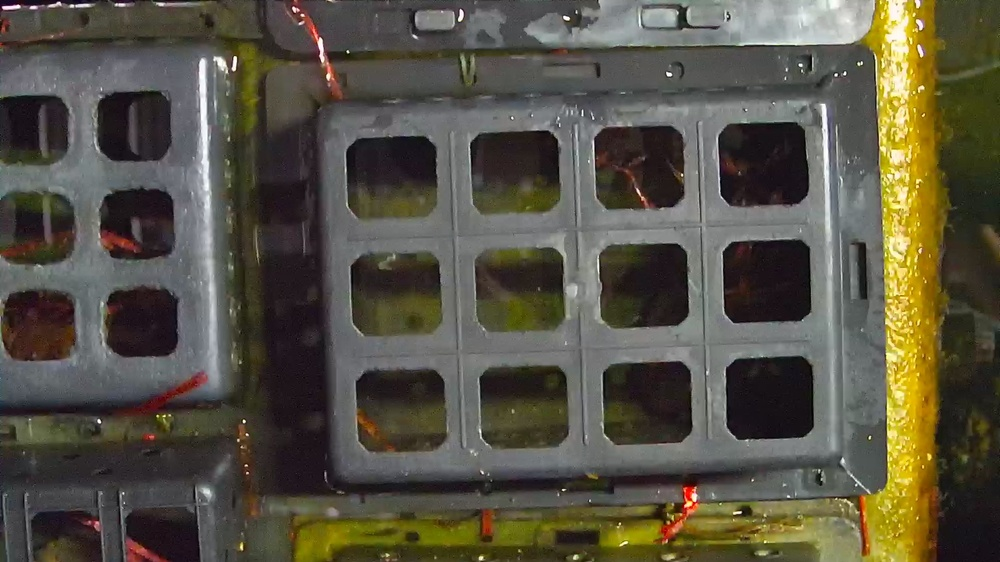
#> input picture data/0.jpg, 1000 x 562 px, shrunk from 1920 x 1080 before the run
$ python -i process.py   (imports and definitions only)
#> lines starting #> are read from the running program, lines starting #| are printed output that depends on the picture
import cv2
import numpy as np

# [6 lines of commented-out code are left out]


def enhance_contrast(img: np.ndarray) -> np.ndarray:
    """
    Enhances the contrast of an image using histogram equalization.

    Parameters:
    img (numpy.ndarray): The input image.

    Returns:
    numpy.ndarray: The image with enhanced contrast.
    """
    img_yuv = cv2.cvtColor(img, cv2.COLOR_RGB2YUV)
#> img_yuv: shape (562, 1000, 3); mean of channels 0, 1, 2 82.1, 121.2, 132.1
    img_yuv[:, :, 0] = cv2.equalizeHist(img_yuv[:, :, 0])
#> img_yuv: shape (562, 1000, 3); mean of channels 0, 1, 2 128.4, 121.2, 132.1
    img_output = cv2.cvtColor(img_yuv, cv2.COLOR_YUV2RGB)
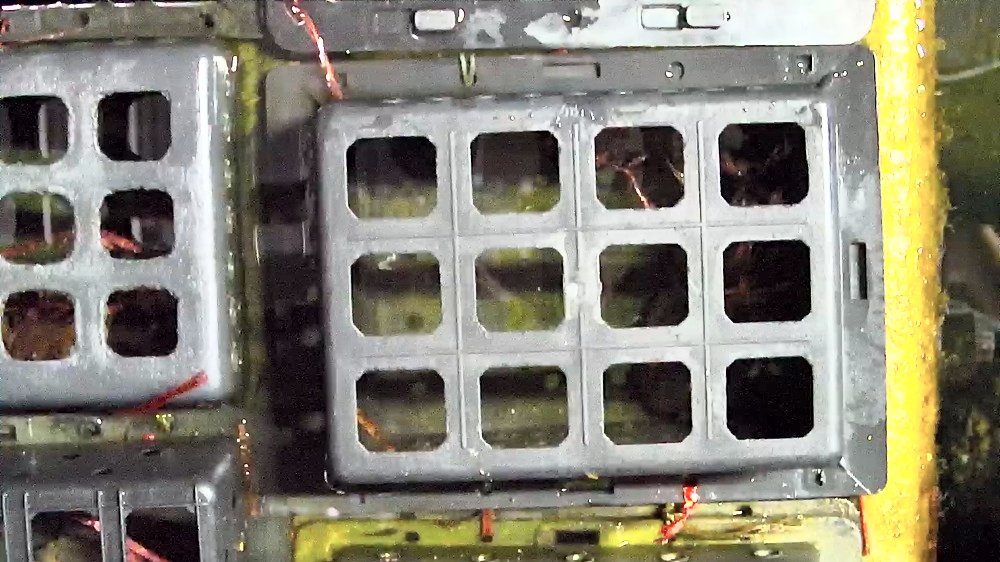
#> img_output: shape (562, 1000, 3); mean R, G, B 132.2, 128.7, 114.6
    return img_output


def color_correct(img):
    """
    Applies color correction to an image.

    Parameters:
    img (numpy.ndarray): The input image.

    Returns:
    numpy.ndarray: The color-corrected image.
    """
    img_hsv = cv2.cvtColor(img, cv2.COLOR_RGB2HSV)
    # Adjust hue, saturation, and value as needed
    img_hsv[:, :, 0] = img_hsv[:, :, 0] + 10  # Adjust hue
    img_hsv[:, :, 1] = img_hsv[:, :, 1] * 1.2  # Adjust saturation
    img_hsv[:, :, 2] = img_hsv[:, :, 2] * 1.1  # Adjust value
    img_output = cv2.cvtColor(img_hsv, cv2.COLOR_HSV2RGB)
    return img_output


def unsharp_mask(img, radius, amount, threshold):
    """Apply unsharp masking to enhance image details."""
    blurred = cv2.GaussianBlur(img, (radius, radius), 0)
    sharpened = cv2.addWeighted(img, 1 + amount, blurred, -amount, 0)
    return sharpened

>>> import cv2
>>> picture = cv2.cvtColor(cv2.imread('../data/0.jpg'), cv2.COLOR_BGR2RGB)
>>> result = enhance_contrast(picture)

$ run again, on data/1719649941.5129905.jpg
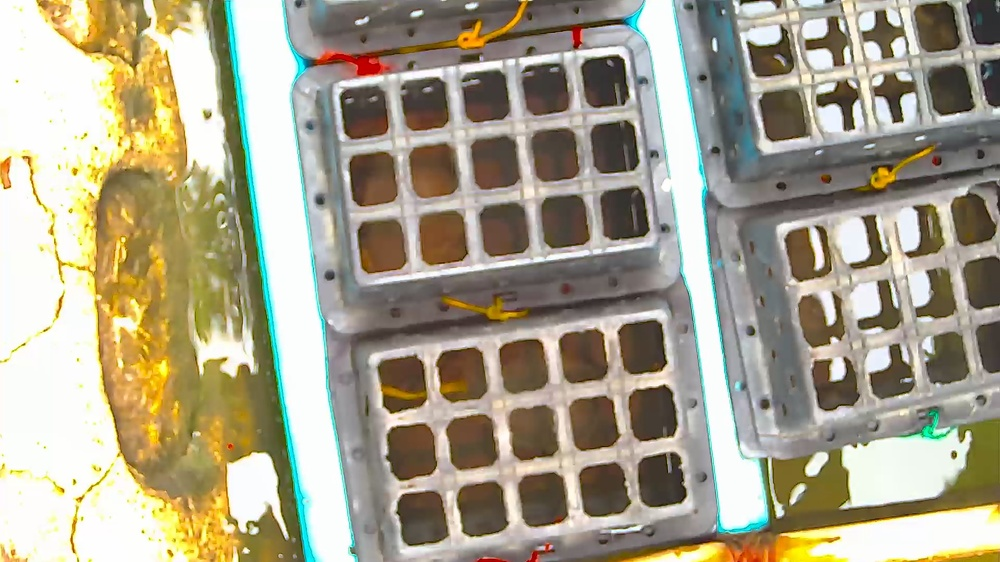
#> input picture data/1719649941.5129905.jpg, 1000 x 562 px, shrunk from 1920 x 1080 before the run
#> in enhance_contrast, `img_output = cv2.cvtColor(img_yuv, cv2.COLOR_YUV2RGB)`:
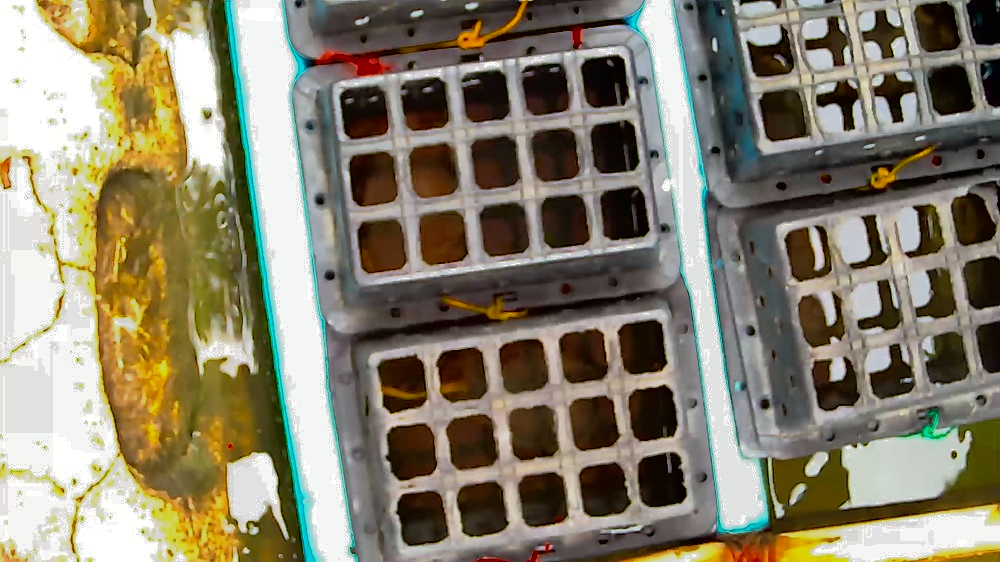
#> img_output: shape (562, 1000, 3); mean R, G, B 136.4, 129.7, 109.4

$ run again, on data/1719661632.5428762 (1).jpg
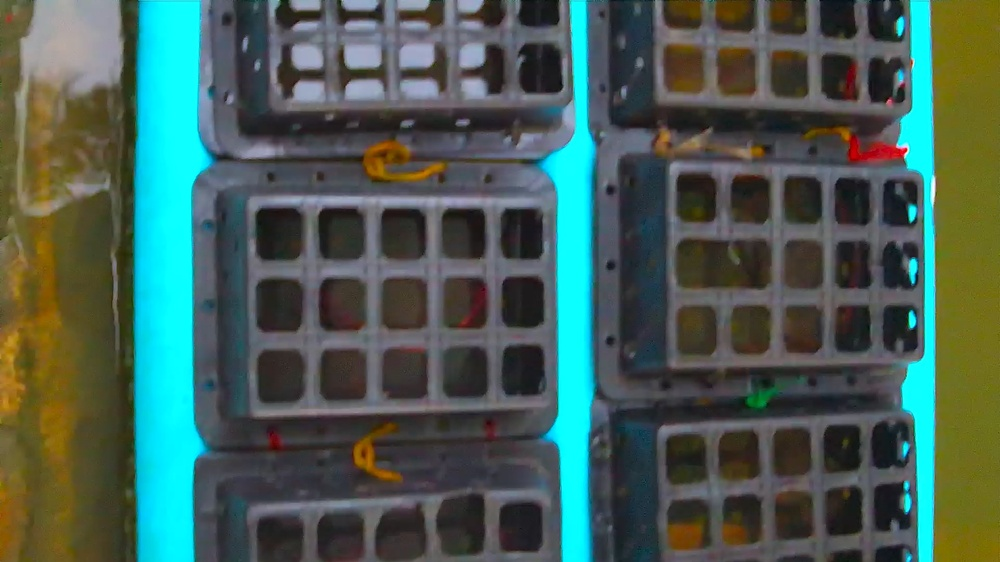
#> input picture data/1719661632.5428762 (1).jpg, 1000 x 562 px, shrunk from 1920 x 1080 before the run
#> in enhance_contrast, `img_output = cv2.cvtColor(img_yuv, cv2.COLOR_YUV2RGB)`:
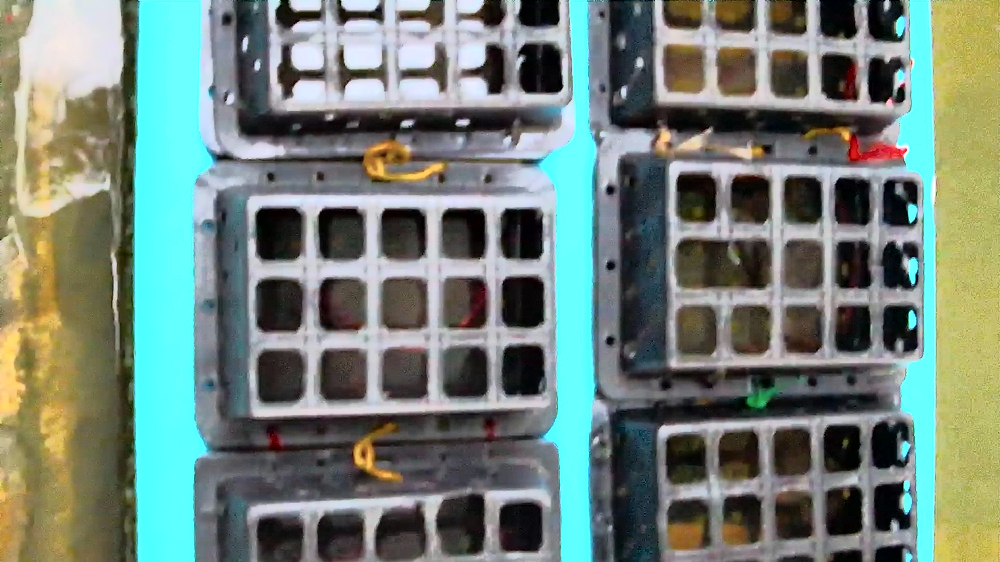
#> img_output: shape (562, 1000, 3); mean R, G, B 115.2, 130.8, 121.3

$ run again, on data/1723298296.1198041.jpg
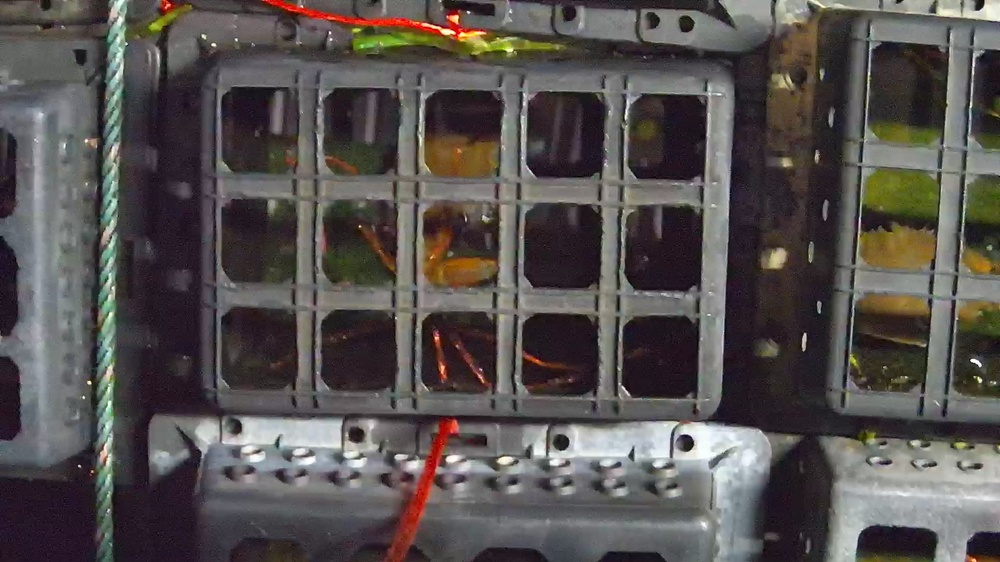
#> input picture data/1723298296.1198041.jpg, 1000 x 562 px, shrunk from 1920 x 1080 before the run
#> in enhance_contrast, `img_output = cv2.cvtColor(img_yuv, cv2.COLOR_YUV2RGB)`:
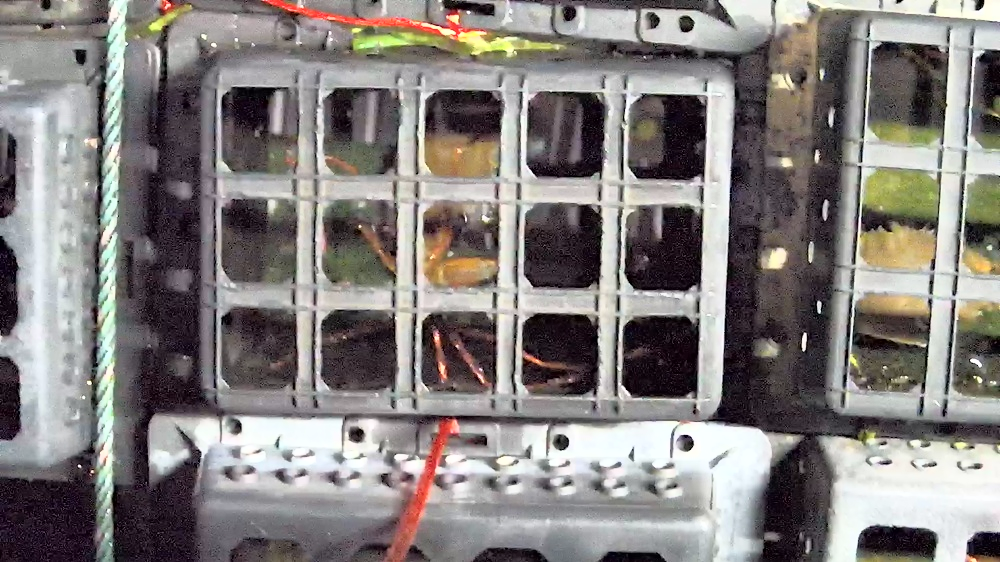
#> img_output: shape (562, 1000, 3); mean R, G, B 132.1, 127.2, 125.4
